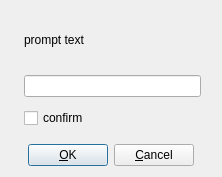
<ui version="4.0" >
 <class>PromptDialog</class>
 <widget class="QDialog" name="PromptDialog" >
  <property name="geometry" >
   <rect>
    <x>0</x>
    <y>0</y>
    <width>222</width>
    <height>177</height>
   </rect>
  </property>
  <property name="windowTitle" >
   <string>Prompt</string>
  </property>
  <property name="sizeGripEnabled" >
   <bool>false</bool>
  </property>
  <layout class="QVBoxLayout" >
   <item>
    <layout class="QGridLayout" >
     <item row="0" column="1" >
      <widget class="QLabel" name="message" >
       <property name="enabled" >
        <bool>true</bool>
       </property>
       <property name="sizePolicy" >
        <sizepolicy vsizetype="MinimumExpanding" hsizetype="MinimumExpanding" >
         <horstretch>0</horstretch>
         <verstretch>0</verstretch>
        </sizepolicy>
       </property>
       <property name="text" >
        <string>prompt text</string>
       </property>
       <property name="alignment" >
        <set>Qt::AlignVCenter</set>
       </property>
       <property name="wordWrap" >
        <bool>true</bool>
       </property>
      </widget>
     </item>
     <item row="0" column="0" >
      <widget class="QLabel" name="icon" >
       <property name="sizePolicy" >
        <sizepolicy vsizetype="Minimum" hsizetype="Minimum" >
         <horstretch>0</horstretch>
         <verstretch>0</verstretch>
        </sizepolicy>
       </property>
       <property name="scaledContents" >
        <bool>false</bool>
       </property>
       <property name="alignment" >
        <set>Qt::AlignLeading|Qt::AlignLeft|Qt::AlignTop</set>
       </property>
       <property name="wordWrap" >
        <bool>false</bool>
       </property>
      </widget>
     </item>
     <item row="3" column="1" >
      <widget class="QCheckBox" name="check" >
       <property name="sizePolicy" >
        <sizepolicy vsizetype="Fixed" hsizetype="MinimumExpanding" >
         <horstretch>0</horstretch>
         <verstretch>0</verstretch>
        </sizepolicy>
       </property>
       <property name="text" >
        <string>confirm</string>
       </property>
      </widget>
     </item>
     <item row="1" column="1" >
      <layout class="QHBoxLayout" >
       <item>
        <widget class="QLineEdit" name="input" >
         <property name="sizePolicy" >
          <sizepolicy vsizetype="Fixed" hsizetype="MinimumExpanding" >
           <horstretch>0</horstretch>
           <verstretch>0</verstretch>
          </sizepolicy>
         </property>
        </widget>
       </item>
       <item>
        <spacer>
         <property name="orientation" >
          <enum>Qt::Horizontal</enum>
         </property>
         <property name="sizeType" >
          <enum>QSizePolicy::Minimum</enum>
         </property>
         <property name="sizeHint" >
          <size>
           <width>10</width>
           <height>5</height>
          </size>
         </property>
        </spacer>
       </item>
      </layout>
     </item>
     <item row="3" column="0" >
      <spacer>
       <property name="orientation" >
        <enum>Qt::Vertical</enum>
       </property>
       <property name="sizeType" >
        <enum>QSizePolicy::Minimum</enum>
       </property>
       <property name="sizeHint" >
        <size>
         <width>5</width>
         <height>5</height>
        </size>
       </property>
      </spacer>
     </item>
     <item row="2" column="1" >
      <spacer>
       <property name="orientation" >
        <enum>Qt::Vertical</enum>
       </property>
       <property name="sizeType" >
        <enum>QSizePolicy::Minimum</enum>
       </property>
       <property name="sizeHint" >
        <size>
         <width>5</width>
         <height>5</height>
        </size>
       </property>
      </spacer>
     </item>
     <item row="2" column="0" >
      <spacer>
       <property name="orientation" >
        <enum>Qt::Vertical</enum>
       </property>
       <property name="sizeType" >
        <enum>QSizePolicy::Minimum</enum>
       </property>
       <property name="sizeHint" >
        <size>
         <width>5</width>
         <height>5</height>
        </size>
       </property>
      </spacer>
     </item>
     <item row="1" column="0" >
      <spacer>
       <property name="orientation" >
        <enum>Qt::Vertical</enum>
       </property>
       <property name="sizeType" >
        <enum>QSizePolicy::Minimum</enum>
       </property>
       <property name="sizeHint" >
        <size>
         <width>5</width>
         <height>5</height>
        </size>
       </property>
      </spacer>
     </item>
    </layout>
   </item>
   <item>
    <spacer>
     <property name="orientation" >
      <enum>Qt::Vertical</enum>
     </property>
     <property name="sizeType" >
      <enum>QSizePolicy::Fixed</enum>
     </property>
     <property name="sizeHint" >
      <size>
       <width>20</width>
       <height>10</height>
      </size>
     </property>
    </spacer>
   </item>
   <item>
    <layout class="QHBoxLayout" >
     <item>
      <spacer>
       <property name="orientation" >
        <enum>Qt::Horizontal</enum>
       </property>
       <property name="sizeType" >
        <enum>QSizePolicy::Expanding</enum>
       </property>
       <property name="sizeHint" >
        <size>
         <width>40</width>
         <height>20</height>
        </size>
       </property>
      </spacer>
     </item>
     <item>
      <widget class="QPushButton" name="ok" >
       <property name="text" >
        <string>&amp;OK</string>
       </property>
       <property name="autoDefault" >
        <bool>true</bool>
       </property>
       <property name="default" >
        <bool>true</bool>
       </property>
      </widget>
     </item>
     <item>
      <widget class="QPushButton" name="cancel" >
       <property name="text" >
        <string>&amp;Cancel</string>
       </property>
       <property name="autoDefault" >
        <bool>true</bool>
       </property>
      </widget>
     </item>
     <item>
      <spacer>
       <property name="orientation" >
        <enum>Qt::Horizontal</enum>
       </property>
       <property name="sizeType" >
        <enum>QSizePolicy::Expanding</enum>
       </property>
       <property name="sizeHint" >
        <size>
         <width>40</width>
         <height>20</height>
        </size>
       </property>
      </spacer>
     </item>
    </layout>
   </item>
  </layout>
 </widget>
 <layoutdefault spacing="6" margin="11" />
 <pixmapfunction>qPixmapFromMimeSource</pixmapfunction>
 <tabstops>
  <tabstop>input</tabstop>
  <tabstop>check</tabstop>
  <tabstop>ok</tabstop>
  <tabstop>cancel</tabstop>
 </tabstops>
 <resources/>
 <connections>
  <connection>
   <sender>ok</sender>
   <signal>clicked()</signal>
   <receiver>PromptDialog</receiver>
   <slot>accept()</slot>
   <hints>
    <hint type="sourcelabel" >
     <x>20</x>
     <y>20</y>
    </hint>
    <hint type="destinationlabel" >
     <x>20</x>
     <y>20</y>
    </hint>
   </hints>
  </connection>
  <connection>
   <sender>cancel</sender>
   <signal>clicked()</signal>
   <receiver>PromptDialog</receiver>
   <slot>reject()</slot>
   <hints>
    <hint type="sourcelabel" >
     <x>20</x>
     <y>20</y>
    </hint>
    <hint type="destinationlabel" >
     <x>20</x>
     <y>20</y>
    </hint>
   </hints>
  </connection>
 </connections>
</ui>
